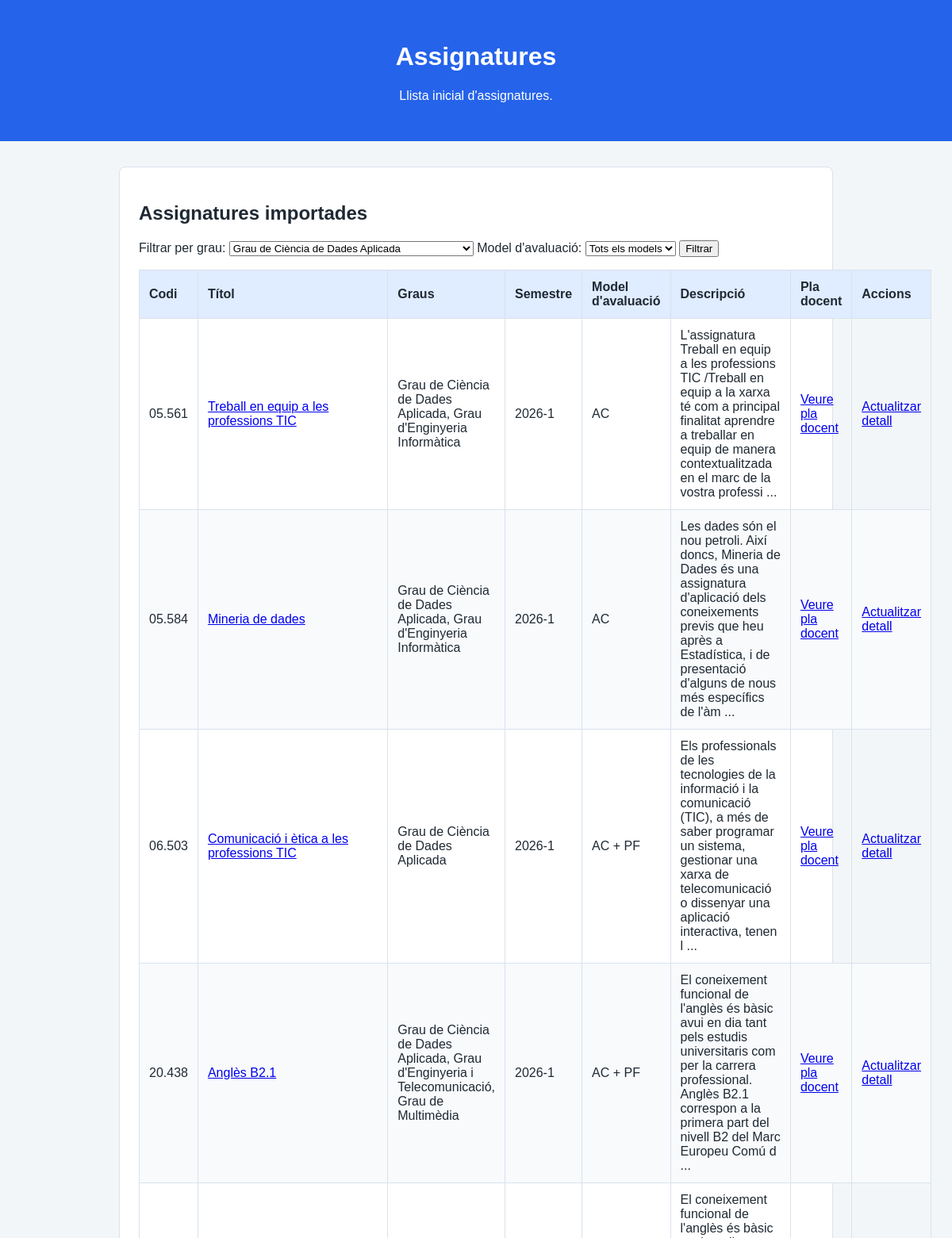
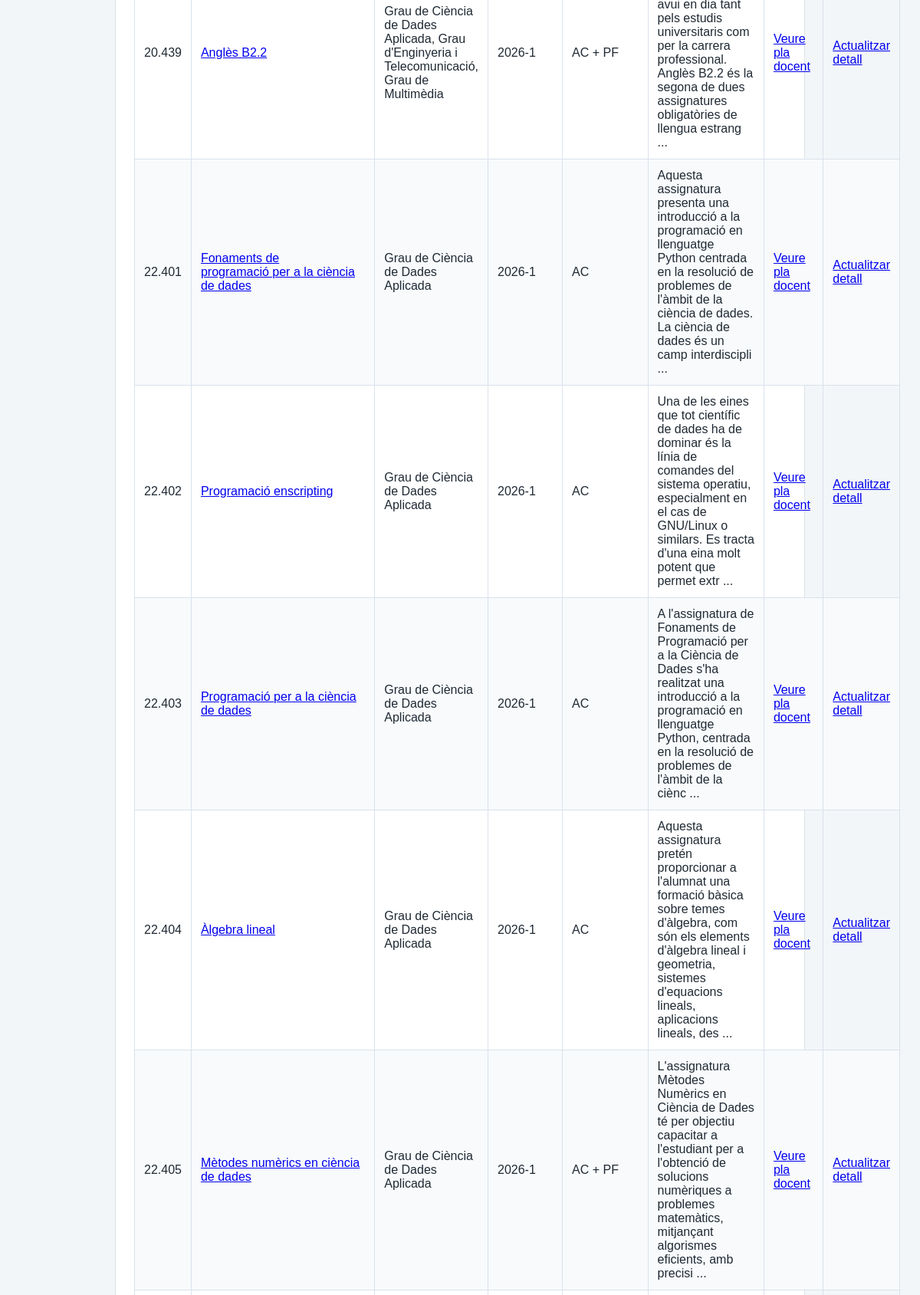
The app's page /assignatures?grau_id=1 (upper part) with its own data (2 pictures, top to bottom).
### tables this page shows
CREATE TABLE assignatures (
            id INTEGER PRIMARY KEY AUTOINCREMENT,
            codi TEXT NOT NULL,
            titol TEXT NOT NULL,
            semestre TEXT NOT NULL,
            model_avaluacio TEXT,
            descripcio TEXT,
            url TEXT            
        );

### app.py (the view)
@aplicacio.route("/assignatures")
def veure_assignatures():
    grau_id = request.args.get("grau_id")
    model_avaluacio = request.args.get("model_avaluacio", "")
    graus = obtenir_graus()
    if grau_id:
        assignatures = obtenir_assignatures_per_grau(grau_id)
    else:
        assignatures = obtenir_assignatures()
    if model_avaluacio:
        assignatures_filtrades = []
        for assignatura in assignatures:
            if assignatura["model_avaluacio"] == model_avaluacio:
                assignatures_filtrades.append(assignatura)
        assignatures = assignatures_filtrades
    return render_template(
        "assignatures.html",
        assignatures = assignatures,
        graus=graus,
        grau_id=grau_id
        )

### base_dades.py (called while the page is built)
def obtenir_connexio():
    connexio = sqlite3.connect(ruta_base_dades)
    connexio.row_factory = sqlite3.Row
    return connexio

def obtenir_graus():
    connexio = obtenir_connexio()
    graus = connexio.execute("""
        SELECT id, nom, url
        FROM graus
        ORDER by nom
    """).fetchall()
    connexio.close()
    return graus

### templates/assignatures.html (shortened to what this page needs)
<!DOCTYPE html>
<html lang="ca">
<head>
    <link rel="stylesheet" href="{{ url_for('static', filename='estil.css') }}">
</head>
<body>
    <header class="capçalera">
        <h1>Assignatures</h1>
        <p>Llista inicial d'assignatures.</p>
    </header>
    <main class="contingut">
        <section class="targeta">
            <h2>Assignatures importades</h2>
            <form method="get" action="/assignatures">
                <label for="grau_id">Filtrar per grau:</label>
                <select name="grau_id" id="grau_id">
                    {% for grau in graus %}
                        <option value="{{ grau.id }}" {% if grau_id == grau.id|string %}selected{% endif %}>
                            {{ grau.nom }}
                        </option>
                    {% endfor %}
                </select>
                <label for="model_avaluacio">Model d'avaluació:</label>
                <select name="model_avaluacio" id="model_avaluacio">
                    <option value="">Tots els models</option>
                </select>
                <button type="submit">Filtrar</button>
            </form>
            <table class = "taula-assignatures">
                <thead>
                    <tr>
                        <th>Codi</th>
                        <th>Títol</th>
                        <th>Graus</th>
                        <th>Semestre</th>
                        <th>Model d'avaluació</th>
                        <th>Descripció</th>
                        <th>Pla docent</th>
                        <th>Accions</th>
                    </tr>
                </thead>
                <tbody>
                    {% for assignatura in assignatures %}
                        <tr>
                            <td>{{ assignatura.codi }}</td>
                            <td>
                                <a href="/assignatura/{{ assignatura.codi }}">{{ assignatura.titol }}</a>
                            </td>
                            <td>
                                {% if assignatura.graus %}
                                    {{ assignatura.graus }}
                                {% else %}
                                    Sense grau assignat
                                {% endif %}
                            </td>
                            <td>{{ assignatura.semestre }}</td>
                            <td>{{ assignatura.model_avaluacio }}</td>
                            <td>
                                {% if assignatura.descripcio %}
                                    {{ assignatura.descripcio[:200] }}
                                    {% if assignatura.descripcio|length > 200 %}
                                        ...
                                    {% endif %}
                                {% else %}
                                    Pendent
                                {% endif %}
                            </td>
                            <td>
                                <a href="{{ assignatura.url }}" target="_blank">Veure pla docent</a>
                            </td>
                            <td>
                                <a href="/actualitzar-detall/{{ assignatura.codi }}">Actualitzar detall</a>
                            </td>
                        </tr>
                    {% endfor %}
                </tbody>
            </table>
        </section>
    </main>
</body>
</html>

### static/estil.css (style rules this page uses)
body { margin: 0; font-family: Arial, sans-serif; background-color: #f3f6f8; color: #1f2933; }
.capçalera { background-color: #2563eb; color: white; padding: 32px; text-align: center; }
.contingut { max-width: 900px; margin: 32px auto; padding: 0 16px; }
.targeta { background-color: white; border: 1px solid #d9e2ec; border-radius: 8px; padding: 24px; }
.taula-assignatures { width: 100%; border-collapse: collapse; margin-top: 16px; }
.taula-assignatures th, .taula-assignatures td { border: 1px solid #d9e2ec; padding: 12px; text-align: left; }
.taula-assignatures th { background-color: #e0ecff; }
.taula-assignatures tr:nth-child(even) { background-color: #f8fafc; }

### records on screen
assignatures: codi "05.561", titol "Treball en equip a les professions TIC", graus "Grau de Ciència de Dades Aplicada, Grau d'Enginyeria Informàtica", semestre "2026-1", model_avaluacio "AC", descripcio "L'assignatura Treball en equip a les professions TIC /Treball en equip a la xarxa té com a principal finalitat aprendre a treballar en equip de manera contextualitzada en el marc de la vostra professi"
assignatures: codi "05.584", titol "Mineria de dades", graus "Grau de Ciència de Dades Aplicada, Grau d'Enginyeria Informàtica", semestre "2026-1", model_avaluacio "AC", descripcio "Les dades són el nou petroli. Així doncs, Mineria de Dades és una assignatura d'aplicació dels coneixements previs que heu après a Estadística, i de presentació d'alguns de nous més específics de l'àm"
assignatures: codi "06.503", titol "Comunicació i ètica a les professions TIC", graus "Grau de Ciència de Dades Aplicada", semestre "2026-1", model_avaluacio "AC + PF", descripcio "Els professionals de les tecnologies de la informació i la comunicació (TIC), a més de saber programar un sistema, gestionar una xarxa de telecomunicació o dissenyar una aplicació interactiva, tenen l"
assignatures: codi "20.438", titol "Anglès B2.1", graus "Grau de Ciència de Dades Aplicada, Grau d'Enginyeria i Telecomunicació, Grau de Multimèdia", semestre "2026-1", model_avaluacio "AC + PF", descripcio "El coneixement funcional de l'anglès és bàsic avui en dia tant pels estudis universitaris com per la carrera professional. Anglès B2.1 correspon a la primera part del nivell B2 del Marc Europeu Comú d"
assignatures: codi "20.439", titol "Anglès B2.2", graus "Grau de Ciència de Dades Aplicada, Grau d'Enginyeria i Telecomunicació, Grau de Multimèdia", semestre "2026-1", model_avaluacio "AC + PF", descripcio "El coneixement funcional de l'anglès és bàsic avui en dia tant pels estudis universitaris com per la carrera professional. Anglès B2.2 és la segona de dues assignatures obligatòries de llengua estrang"
assignatures: codi "22.401", titol "Fonaments de programació per a la ciència de dades", graus "Grau de Ciència de Dades Aplicada", semestre "2026-1", model_avaluacio "AC", descripcio "Aquesta assignatura presenta una introducció a la programació en llenguatge Python centrada en la resolució de problemes de l'àmbit de la ciència de dades. La ciència de dades és un camp interdiscipli"
assignatures: codi "22.402", titol "Programació enscripting", graus "Grau de Ciència de Dades Aplicada", semestre "2026-1", model_avaluacio "AC", descripcio "Una de les eines que tot científic de dades ha de dominar és la línia de comandes del sistema operatiu, especialment en el cas de GNU/Linux o similars. Es tracta d'una eina molt potent que permet extr"
assignatures: codi "22.403", titol "Programació per a la ciència de dades", graus "Grau de Ciència de Dades Aplicada", semestre "2026-1", model_avaluacio "AC", descripcio "A l'assignatura de Fonaments de Programació per a la Ciència de Dades s'ha realitzat una introducció a la programació en llenguatge Python, centrada en la resolució de problemes de l'àmbit de la ciènc"
assignatures: codi "22.404", titol "Àlgebra lineal", graus "Grau de Ciència de Dades Aplicada", semestre "2026-1", model_avaluacio "AC", descripcio "Aquesta assignatura pretén proporcionar a l'alumnat una formació bàsica sobre temes d'àlgebra, com són els elements d'àlgebra lineal i geometria, sistemes d'equacions lineals, aplicacions lineals, des"
assignatures: codi "22.405", titol "Mètodes numèrics en ciència de dades", graus "Grau de Ciència de Dades Aplicada", semestre "2026-1", model_avaluacio "AC + PF", descripcio "L'assignatura Mètodes Numèrics en Ciència de Dades té per objectiu capacitar a l'estudiant per a l'obtenció de solucions numèriques a problemes matemàtics, mitjançant algorismes eficients, amb precisi"

### other values on screen
form field grau_id "Grau de Ciència de Dades Aplicada"
